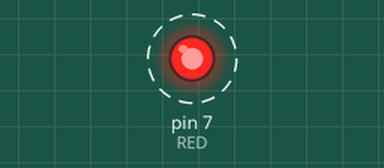
The sketch below on a simulated Arduino Uno, built with avr-gcc and run on an emulated ATmega328P. On the bench: output pins drawn as LEDs (lit = HIGH). Dashed ring = blinking.

Above: at 0.5 s.
Timing chart, 0 to 4.6 s (numbered marks = the images above):
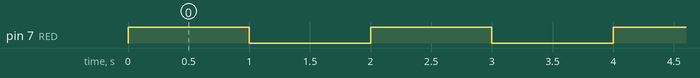

The sketch:

BlinkingLED.ino
```cpp
#define RED 7
void setup() {
  // put your setup code here, to run once:
  pinMode(RED, OUTPUT);
}

void loop() {
  // put your main code here, to run repeatedly:
  digitalWrite(RED, HIGH);
  delay(1000);
  digitalWrite(RED, LOW);
  delay(1000);

}
```

Measured:
- by itself, pin 7 (RED): alternates HIGH for 1.0 s and LOW for 1.0 s
